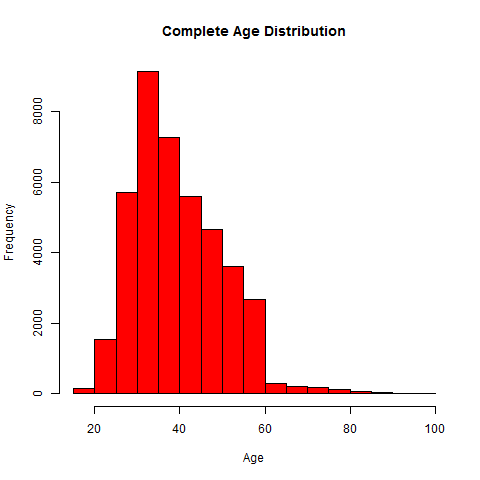

Write the R code that produced this figure.
file <- "bank.csv"
data <- read.csv(file, header=TRUE, sep=";")
png(filename = "AgeDistribution.png", width=480, height=480, units="px")
hist(data$Age, main="Complete Age Distribution", xlab="Age", col="red")
dev.off()